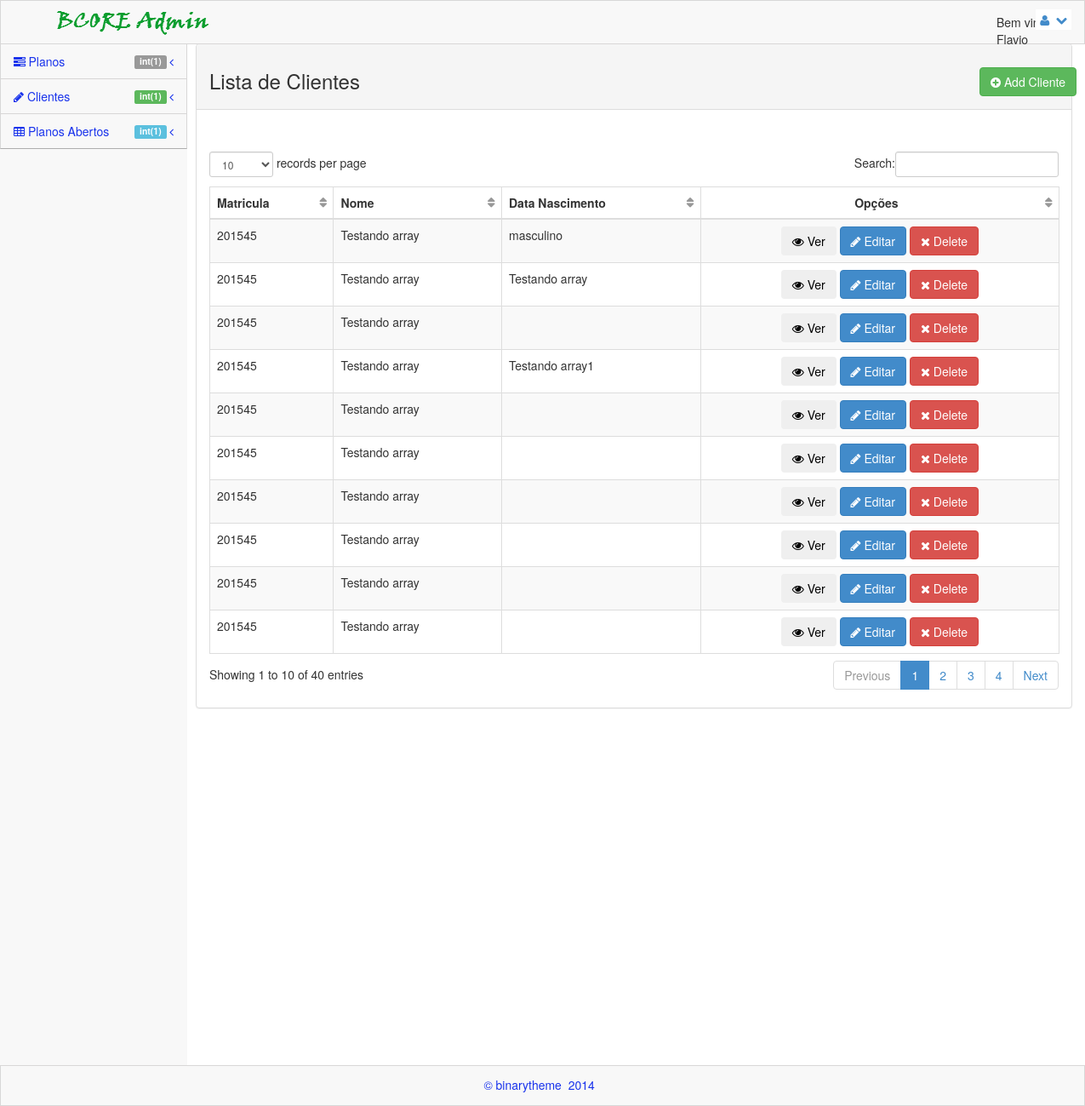
/views/clientes.php (signed in), run on the app's committed database.
### tables this page shows
CREATE TABLE `clientes` (
  `id` int(11) NOT NULL,
  `matricula` varchar(20) NOT NULL,
  `nome` varchar(200) NOT NULL,
  `dtnasc` varchar(20) NOT NULL
);

### model/Cliente.class.php (called while the page is built, shortened)
<?php
   require_once 'Conexao.class.php';
class Cliente {
    private $con;
    function __construct() {
        $conexao = new Conexao();
        $this->con = $conexao->getConexao();
    }
    function listaClientes() {
        $lista = $this->con->query("SELECT * FROM clientes");
        if ($lista->rowCount() > 0) {
            return $lista->fetchALL(PDO::FETCH_ASSOC);
        }
        return FALSE;
    }
}
?>

### model/Conexao.class.php (called while the page is built)
<?php
class Conexao {
    public static $instance;
    public static function getConexao() {
        if (!isset(self::$instance)) {
            self::$instance = new PDO('mysql:host=localhost;dbname=apcef', 'root', '');
        }
        return self::$instance;
}
}

### controller/Controller.class.php (called while the page is built, shortened)
<?php
class Controller {
    function listaClientes(){
        $chm = new Cliente();
        $clientes = $chm->listaClientes();
        return $clientes;
    }
}

### views/clientes.php (the view, shortened to what this page needs)
<?php
    include_once '../controller/Controller.class.php';
    include_once '../model/Cliente.class.php';
    $c = new Controller();
    $c->logouf();
    $lista = $c->listaClientes();
?>
<!DOCTYPE html>
 <html lang="pt-br">
<head>
    <link rel="stylesheet" href="../plugins/bootstrap/css/bootstrap.css" />
    <link rel="stylesheet" href="../css/main.css" />
    <link rel="stylesheet" href="../css/theme.css" />
    <link rel="stylesheet" href="../css/MoneAdmin.css" />
    <link rel="stylesheet" href="../plugins/Font-Awesome/css/font-awesome.css" />
    <link href="../plugins/dataTables/dataTables.bootstrap.css" rel="stylesheet" />
</head>
<body class="padTop53 " >
    <div id="wrap">
        <?php
            include 'menu.php';
        ?>
        <div id="content">
            <div class="inner">
             <div class="row">
                <div class="col-lg-12">
                    <div class="panel panel-default">
                        <div class="panel-heading">
                          <h3>Lista de Clientes</h3>
                        </div>
                        <div style="position: relative; top: -30px; left: -30px;">
                            <button class="btn btn-success" style="position: relative; left: 950px; top: -20px;" onClick="javascript:window.location.href='cadcliente.php'"><i class="icon-plus-sign icon-white"></i> Add Cliente</button>
                        </div>
                        <div class="panel-body">
                            <div class="table-responsive">
                                <table class="table table-striped table-bordered table-hover" id="dataTables-example">
                                    <thead>
                                        <tr>
                                            <th>Matricula</th>
                                            <th>Nome</th>
                                            <th>Data Nascimento</th>
                                            <th style="text-align: center;">Opções</th>
                                        </tr>
                                    </thead>
                                    <tbody>
                                        <?php if($lista): ?>
                                        <?php foreach($lista as $clientes): ?>
                                        <tr class="odd gradeX">
                                            <td class="center"><?php echo $clientes['matricula']; ?></td>
                                            <td class="center"><?php echo $clientes['nome']; ?></td>
                                            <td class="center"><?php echo $clientes['dtnasc']; ?></td>
                                            <td style="text-align: center;">
                                                <button class="btn" data-toggle="modal" data-target="#formModal"><i class="icon-eye-open"></i> Ver </button>
                                                <button class="btn btn-primary" onClick="javascript:window.location.href='editarcliente.php'"><i class="icon-pencil icon-white"></i> Editar</button>
                                                <button class="btn btn-danger"><i class="icon-remove icon-white"></i> Delete</button>
                                            </td>
                                        </tr>
                                        <?php endforeach; ?>
                                        <?php endif; ?>
                                    </tbody>
                                </table>
                            </div>
                        </div>
                    </div>
                </div>
            </div>
            </div>
        </div>
        <div class="row">
            <div class="col-lg-12">
            </div>
        </div>
    </div>
    <div id="footer">
        <p>&copy;  binarytheme &nbsp;2014 &nbsp;</p>
    </div>
</body>
</html>

### css/main.css (style rules this page uses)
#wrap { margin: 0 auto; }
#footer { height: 48px; background-color: #222222; }
@media (min-width: 768px) { html, body { height: 100%; } }
@media (min-width: 768px) { #wrap { height: auto !important; height: 100%; min-height: 100%; padding: 0 0 48px; margin-bottom: -48px; } }
body.padTop53 { padding-top: 75px; overflow: visible; }
@media (min-width: 802px) { body.padTop53 { padding-top: 51px; } }
#wrap:before, #top:before, .head:before, #footer:before, #wrap:after, #top:after, .head:after, #footer:after { display: table; content: " "; }
#wrap:after, #top:after, .head:after, #footer:after { clear: both; }
#wrap { background-color: #f8f8f8; }
@media (min-width: 768px) { #content { margin-left: 100px; } }
@media (min-width: 992px) { #content { margin-left: 220px; } }
#content { -webkit-transition: margin 0.4s; transition: margin 0.4s; }
.inner { position: relative; min-height: 1px; padding-right: 15px; padding-left: 10px; background: #fff; border: 0px solid #e4e4e4; min-height:1200px; }
@media (min-width: 768px) { .inner { float: left; width: 100%; } }
.inner .row { margin-right: -15px; margin-left: -15px; }
#footer { margin: 0 auto; color: #1933EC; background-color:#f8f8f8; border:1px solid rgb(216, 215, 215); }
#footer p { padding: 12px 0 0; text-align: center; }

### css/MoneAdmin.css (style rules this page uses)
body { background-color: #f8f8f8; }
table.dataTable thead .sorting, table.dataTable thead .sorting_asc:after, table.dataTable thead .sorting_desc, table.dataTable thead .sorting_asc_disabled, table.dataTable thead .sorting_desc_disabled { background: transparent; }
table.dataTable thead .sorting_asc:after { content: "\f0de"; float: right; font-family: fontawesome; }
table.dataTable thead .sorting:after { content: "\f0dc"; float: right; font-family: fontawesome; color: rgba(50,50,50,.5); }

### data on the page
clientes: matricula "201545", nome "Testando array", dtnasc "masculino"
clientes: matricula "201545", nome "Testando array", dtnasc "Testando array"
clientes: matricula "201545", nome "Testando array"
clientes: matricula "201545", nome "Testando array", dtnasc "Testando array1"
clientes: matricula "201545", nome "Testando array"
clientes: matricula "201545", nome "Testando array"
clientes: matricula "201545", nome "Testando array"
clientes: matricula "201545", nome "Testando array"
clientes: matricula "201545", nome "Testando array"
clientes: matricula "201545", nome "Testando array"

### other printed values
$_SESSION['nome'] "Flavio"
var_dump($totalContratos) "int(1)"
var_dump($totalClientes) "int(1)"
var_dump($totalContratosAbertos) "int(1)"
